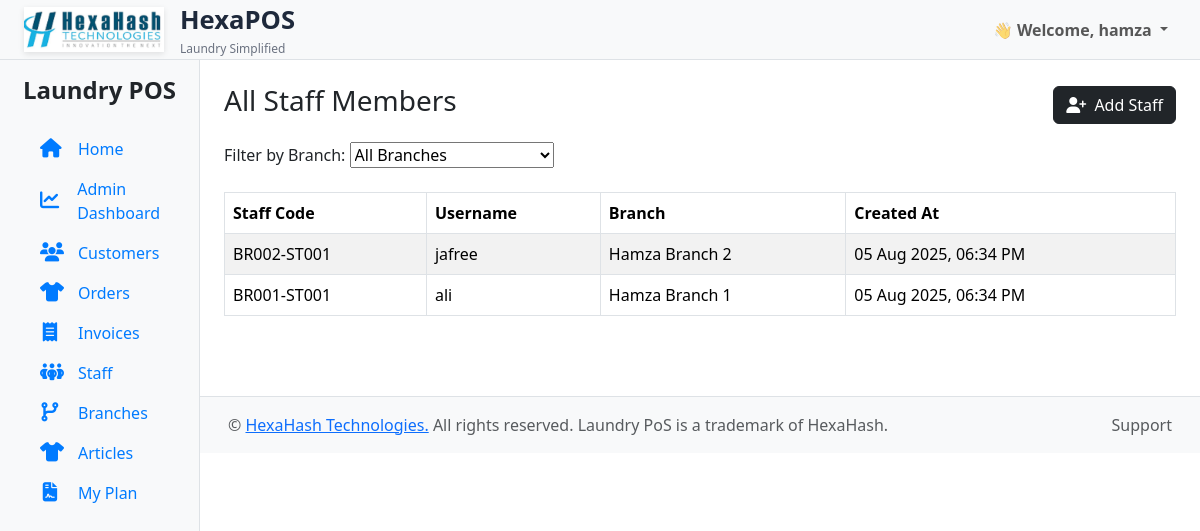
Page /staff/ (signed in) on the committed database.
### accounts/models.py (models this page shows, shortened)
class CustomUser(AbstractUser):
    is_superadmin = models.BooleanField(default=False)
    is_org_admin = models.BooleanField(default=False)
    organization = models.ForeignKey('laundry.Organization', null=True, blank=True, on_delete=models.CASCADE)

### laundry/models.py (models this page shows, shortened)
class Staff(models.Model):
    organization = models.ForeignKey('Organization', on_delete=models.CASCADE, null=True, blank=True)
    user = models.OneToOneField(settings.AUTH_USER_MODEL, on_delete=models.CASCADE)
    branch = models.ForeignKey('Branch', on_delete=models.CASCADE, null=True, blank=True)
    created_by = models.ForeignKey(settings.AUTH_USER_MODEL, related_name='created_staff', on_delete=models.CASCADE)
    created_at = models.DateTimeField(auto_now_add=True)
    code = models.CharField(max_length=10, blank=True, )

class Branch(models.Model):
    organization = models.ForeignKey(
        'Organization',
        on_delete=models.CASCADE,
        related_name='branches'
    )
    name = models.CharField(max_length=100, unique=True)
    code = models.CharField(max_length=10, help_text="e.g., BR001, BR002")  # removed unique=True
    address = models.TextField(blank=True, null=True)
    phone = models.CharField(max_length=15, blank=True, null=True)
    created_by = models.ForeignKey(
        settings.AUTH_USER_MODEL,
        on_delete=models.SET_NULL,
        null=True,
        blank=True
    )
    created_at = models.DateTimeField(auto_now_add=True)
    class Meta:
        unique_together = ('organization', 'code')  # ✅ Enforce per-org uniqueness

### laundry/views.py (the view)
# urls.py: path('staff/', views.staff_list, name='staff_list'),
@login_required
@user_passes_test(is_owner)
def staff_list(request):
    branches = Branch.objects.filter(organization=request.user.organization)
    selected_branch_id = request.GET.get("branch_id")
    if selected_branch_id and selected_branch_id != "all":
        staffs = Staff.objects.select_related('user').filter(branch_id=selected_branch_id, organization=request.user.organization).order_by('-created_at')
    else:
        staffs = Staff.objects.select_related('user').filter(
            organization=request.user.organization
        ).order_by('-created_at')
    return render(request, 'staff/list.html', {
        'staffs': staffs,
        'branches': branches,
        'selected_branch_id': selected_branch_id,
    })

### laundry/context_processors.py (called while the page is built)
def all_organizations(request):
    return {
        'all_organizations': Organization.objects.all().order_by("name")
    }

def org_context(request):
    if request.user.is_authenticated and hasattr(request.user, 'organization'):
        return {
            'organization': request.user.organization
        }
    return {}

### laundry/views.py (called while the page is built)
def is_owner(user):
    return not hasattr(user, 'staff')

### templates/staff/list.html (shortened to what this page needs)
{% extends 'laundry/base.html' %}
{% block content %}
<div class="container mt-4">
  <div class="d-flex justify-content-between align-items-center mb-3">
    <h3>All Staff Members</h3>
    <a href="{% url 'add_staff' %}" class="btn btn-dark">
      <i class="fas fa-user-plus me-1"></i> Add Staff
    </a>
  </div>
 {% if request.user.is_superuser or request.user.is_org_admin %}
  <form method="get" class="simple-branch-filter-form">
    <label for="branch-select">Filter by Branch:</label>
    <select name="branch_id" id="branch-select" onchange="this.form.submit()">
      <option value="all" {% if not selected_branch_id or selected_branch_id == 'all' %}selected{% endif %}>
        All Branches
      </option>
    </select>
  </form>
{% endif %}
  <table class="table table-bordered table-striped">
    <thead>
      <tr>
        <th>Staff Code</th>
        <th>Username</th>
        <th>Branch</th>
        <th>Created At</th>
      </tr>
    </thead>
    <tbody>
      {% for staff in staffs %}
      <tr>
        <td>{{ staff.branch.code }}-{{ staff.code }}</td>
        <td>{{ staff.user.username }}</td>
      <td>{{ staff.branch.name }}</td>
        <td>{{ staff.created_at|date:"d M Y, h:i A" }}</td>
      </tr>
      {% empty %}
      <tr><td colspan="4">No staff members found.</td></tr>
      {% endfor %}
    </tbody>
  </table>
</div>
{% endblock %}

### templates/laundry/base.html (shortened to what this page needs)
<!DOCTYPE html>
{% load static %}
<html lang="en">
<head>
<link href="https://cdn.jsdelivr.net/npm/bootstrap@5.3.0/dist/css/bootstrap.min.css" rel="stylesheet">
<link href="https://cdnjs.cloudflare.com/ajax/libs/font-awesome/6.4.0/css/all.min.css" rel="stylesheet">
  <link rel="stylesheet" href="{% static 'css/bootstrap.min.css' %}">
  <link rel="stylesheet" href="{% static 'css/fontawesome.min.css' %}">
  <link rel="stylesheet" href="{% static 'css/all.min.css' %}">
  <link rel="stylesheet" href="{% static 'css/style.css' %}">
</head>
<body>
  <nav class="navbar navbar-expand-lg navbar-light bg-light px-4 d-none d-md-flex justify-content-between">
 <a class="navbar-brand d-flex align-items-center gap-3" href="https://hexahash.com/" target="_blank">
  <img src="{% static 'images/img.png' %}" alt="Logo"
       style="height: 45px; width: 140px; object-fit: cover; box-shadow: 0 2px 6px rgba(0,0,0,0.1);">
  <div class="d-flex flex-column">
    <span style="font-weight: 700; font-size: 1.6rem; color: #1e293b;">HexaPOS</span>
    <small style="font-size: 0.75rem; color: #6b7280;">Laundry Simplified</small>
  </div>
</a>
    {% if request.user.is_authenticated %}
    <ul class="navbar-nav">
      <li class="nav-item dropdown">
        <a class="nav-link dropdown-toggle fw-semibold" href="#" role="button" data-bs-toggle="dropdown">
          👋 Welcome, {{ request.user.username }}
        </a>
      </li>
    </ul>
    {% endif %}
  </nav>
  <div class="container-fluid">
    <div class="row">
      <nav id="sidebarMenu" class="col-md-2 d-md-block bg-light sidebar collapse show">
        <div class="position-sticky pt-3">
          <h4 class="text-center fw-bold d-none d-md-block mb-4">Laundry POS</h4>
          <ul class="nav flex-column px-3">
            <li class="nav-item">
              <a class="nav-link active" href="{% url 'home' %}">
                <i class="fas fa-home me-2"></i>Home
              </a>
            </li>
{% if request.user.is_authenticated %}
  <li class="nav-item">
    <a class="nav-link active" href="{% url 'dashboard' %}">
      <i class="fas fa-chart-line me-2"></i>
      {% if request.user.is_superuser %}
        SuperAdmin Dashboard
      {% elif request.user.is_org_admin %}
        Admin Dashboard
      {% else %}
        My Branch Dashboard
      {% endif %}
    </a>
  </li>
{% endif %}
            <li class="nav-item">
              <a class="nav-link" href="{% url 'customers' %}">
                <i class="fas fa-users me-2"></i>Customers
              </a>
            </li>
            <li class="nav-item">
              <a class="nav-link" href="{% url 'order_list' %}">
                <i class="fas fa-tshirt me-2"></i>Orders
              </a>
            </li>
            <li class="nav-item">
              <a class="nav-link" href="{% url 'invoice_list' %}">
                <i class="fas fa-receipt me-2"></i>Invoices
              </a>
            </li>
            {% if not request.user.staff %}
            <li class="nav-item">
              <a class="nav-link" href="{% url 'staff_list' %}">
                <i class="fa-solid fa-people-group me-2"></i>Staff
              </a>
            </li>
            {% endif %}
        {% if not request.user.staff %}
        <li class="nav-item">
          <a class="nav-link" href="{% url 'branch_list' %}">
            <i class="fas fa-code-branch me-2"></i>Branches
          </a>
        </li>
        {% endif %}
           {% if not request.user.staff %}
         <li class="nav-item">
            <a class="nav-link" href="{% url 'article_list' %}">
              <i class="fa-solid fa-shirt me-2" ></i>Articles
            </a>
          </li>
    <li class="nav-item">
            <a class="nav-link" href="{% url 'org_my_plan' %}">
             <i class="fa-solid fa-file-contract me-2"></i>My Plan
            </a>
          </li>
            {% endif %}
              </ul>
        </div>
      </nav>
      <main class="col-md-10 ms-sm-auto">
  {% block content %}{% endblock %}
</main>
    </div>
  </div>
<footer class="text-muted py-3 mt-5 border-top bg-light" style="margin-left: 200px;">
  <div class="container-fluid">
    <div class="d-flex justify-content-between align-items-center px-3">
      <p class="mb-0">
        &copy; {{ current_year }}
        <a href="https://hexahash.com/">HexaHash Technologies.</a>
        All rights reserved. Laundry PoS is a trademark of HexaHash.
      </p>
      <span>Support</span>
    </div>
  </div>
</footer>
</body>
</html>

### static/css/style.css (style rules this page uses)
.sidebar .nav-link { display: flex; align-items: center; gap: 10px; font-size: 1rem; color: #007bff; padding: 8px 12px; transition: 0.2s; }
.sidebar .nav-link i { font-size: 1.2rem; width: 20px; text-align: center; }
.navbar.d-md-flex { position: fixed; top: 0; left: 0; right: 0; height: 60px; z-index: 1040; background-color: #fff; border-bottom: 1px solid #dee2e6; }
.sidebar { position: fixed; top: 60px; left: 0; width: 200px; height: calc(100vh - 60px); overflow-y: auto; background-color: #f8f9fa; z-index: 1030; border-right: 1px solid #dee2e6; }
main { margin-left: 200px; margin-top: 60px; padding: 1rem 2rem; }
main { padding-top: 60px; }

### rows in the picture
CustomUser: user.username "hamza"
Staff: branch.code "BR002", code "ST001", user.username "jafree", branch.name "Hamza Branch 2", created_at "05 Aug 2025, 06:34 PM"
Staff: branch.code "BR001", code "ST001", user.username "ali", branch.name "Hamza Branch 1", created_at "05 Aug 2025, 06:34 PM"
